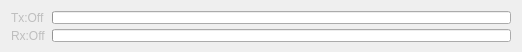
<?xml version="1.0" encoding="UTF-8"?>
<ui version="4.0">
 <class>CStatusWidget</class>
 <widget class="QWidget" name="CStatusWidget">
  <property name="geometry">
   <rect>
    <x>0</x>
    <y>0</y>
    <width>522</width>
    <height>52</height>
   </rect>
  </property>
  <property name="sizePolicy">
   <sizepolicy hsizetype="Expanding" vsizetype="Minimum">
    <horstretch>0</horstretch>
    <verstretch>0</verstretch>
   </sizepolicy>
  </property>
  <property name="minimumSize">
   <size>
    <width>0</width>
    <height>33</height>
   </size>
  </property>
  <property name="windowTitle">
   <string>Form</string>
  </property>
  <layout class="QHBoxLayout" name="horizontalLayout_2">
   <item>
    <layout class="QHBoxLayout" name="horizontalLayout">
     <item>
      <layout class="QVBoxLayout" name="verticalLayout">
       <item>
        <widget class="QLabel" name="label_Tx_Status">
         <property name="enabled">
          <bool>false</bool>
         </property>
         <property name="sizePolicy">
          <sizepolicy hsizetype="Preferred" vsizetype="Fixed">
           <horstretch>0</horstretch>
           <verstretch>0</verstretch>
          </sizepolicy>
         </property>
         <property name="minimumSize">
          <size>
           <width>0</width>
           <height>13</height>
          </size>
         </property>
         <property name="text">
          <string>Tx:Off</string>
         </property>
        </widget>
       </item>
       <item>
        <widget class="QLabel" name="label_Rx_Status">
         <property name="enabled">
          <bool>false</bool>
         </property>
         <property name="sizePolicy">
          <sizepolicy hsizetype="Preferred" vsizetype="Fixed">
           <horstretch>0</horstretch>
           <verstretch>0</verstretch>
          </sizepolicy>
         </property>
         <property name="minimumSize">
          <size>
           <width>0</width>
           <height>13</height>
          </size>
         </property>
         <property name="text">
          <string>Rx:Off</string>
         </property>
        </widget>
       </item>
      </layout>
     </item>
     <item>
      <layout class="QVBoxLayout" name="verticalLayout_2">
       <item>
        <widget class="QProgressBar" name="progressBar_Tx_Status">
         <property name="sizePolicy">
          <sizepolicy hsizetype="Expanding" vsizetype="Fixed">
           <horstretch>0</horstretch>
           <verstretch>0</verstretch>
          </sizepolicy>
         </property>
         <property name="minimumSize">
          <size>
           <width>0</width>
           <height>13</height>
          </size>
         </property>
         <property name="value">
          <number>0</number>
         </property>
         <property name="textVisible">
          <bool>false</bool>
         </property>
        </widget>
       </item>
       <item>
        <widget class="QProgressBar" name="progressBar_Rx_Status">
         <property name="sizePolicy">
          <sizepolicy hsizetype="Expanding" vsizetype="Fixed">
           <horstretch>0</horstretch>
           <verstretch>0</verstretch>
          </sizepolicy>
         </property>
         <property name="minimumSize">
          <size>
           <width>0</width>
           <height>13</height>
          </size>
         </property>
         <property name="value">
          <number>0</number>
         </property>
         <property name="textVisible">
          <bool>false</bool>
         </property>
        </widget>
       </item>
      </layout>
     </item>
    </layout>
   </item>
  </layout>
 </widget>
 <resources/>
 <connections/>
</ui>
